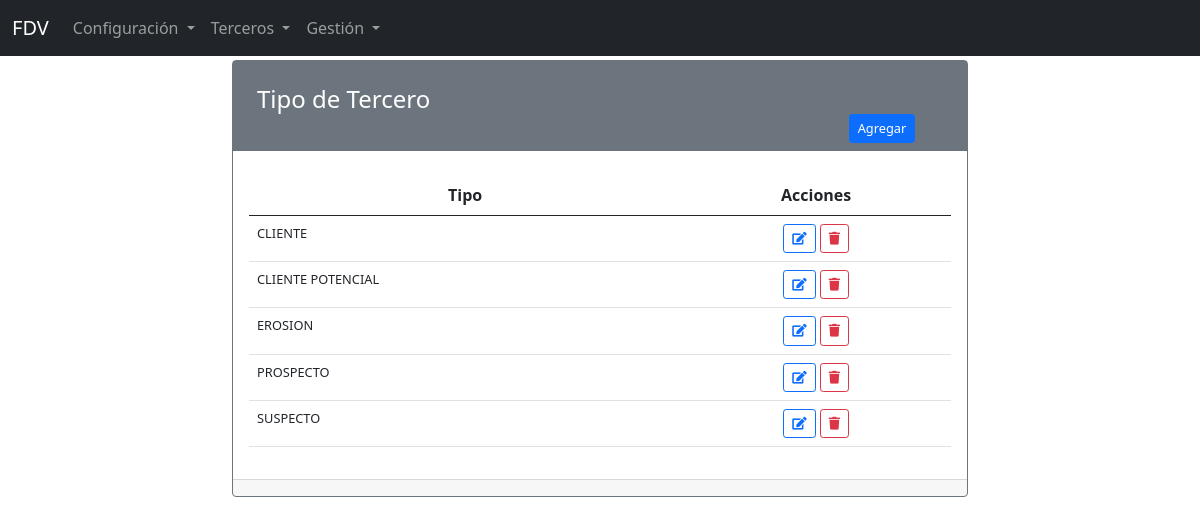
Page /terceros/tipotercero on the committed database.
### apps/terceros/models.py (models this page shows, shortened)
class TipoTercero(models.Model):
    id = models.BigAutoField(primary_key=True)
    descripcion = models.CharField(
        verbose_name="Descripción", max_length=50, null=False, blank=False)
    created_at = models.DateTimeField(auto_now=True)
    updated_at = models.DateTimeField(auto_now_add=True)
    class Meta:
        db_table = "tipoterceros"
        verbose_name = "Tipo de tercero"
        verbose_name_plural = "Tipo de terceros"
        ordering = ["descripcion"]

### apps/terceros/views.py (the view)
# urls.py: path('tipotercero', TipoTerceroIndex.as_view(), name='tipotercero-index'),
class TipoTerceroIndex(ListView):
    template_name = 'terceros/tipotercero/tipotercero_index.html'
    model = TipoTercero
    paginate_by = 7
    context_object_name = 'tipoterceros'

### templates/terceros/tipotercero/tipotercero_index.html (shortened to what this page needs)
{% extends 'layouts/layout.html' %}
{% load static %}
{% block content %}
<div class="container">
    <div class="row">
        <div class="col-12 col-sm-12 col-md-8 offset-md-2">
          <div class="card border-secondary">
            <div class="card-title text-white bg-secondary">
              <h4 class="text-left m-4 mb-0">Tipo de Tercero</h4>
              <div class="container">
              <div class="row">
                <div class="col-2 offset-10 mb-2">
                  <a class="btn btn-primary btn-sm fs-7" href="{% url 'terceros:tipotercero-create' %}">Agregar</a>
                </div>
              </div>
              </div>
          </div>
            <div class="card-body">
              <table class="table">
                  <thead>
                      <tr>
                          <th scope="col" class="text-center">Tipo</th>
                          <th scope="col" class="text-center">Acciones</th>
                      </tr>
                  </thead>
                  <tbody>
                      {% if tipoterceros %}
                          {% for tipotercero in tipoterceros %}
                          <tr>
                              <td class="fs-7">
                                  {{ tipotercero.descripcion }}
                              </td>
                              <td class="text-center">
                                  <a class="btn btn-outline-primary btn-sm fs-7" href="{% url 'terceros:tipotercero-edit' tipotercero.id %}"><i class="fas fa-edit"></i></a>
                                  <a class="btn btn-outline-danger btn-sm confirmation fs-7"  onclick="" href="{% url 'terceros:tipotercero-delete' tipotercero.id %}"><i class="fas fa-trash"></i></a>
                              </td>
                          </tr>
                          {% endfor %}
                      {% endif %}
                  </tbody>
              </table>
            </div>
          <div class="card-footer">
          </div>
        </div>
</div>
{% endblock content %}

### static/css/fa-all.css (style rules this page uses)
.fa, .fas, .far, .fal, .fad, .fab { -moz-osx-font-smoothing: grayscale; -webkit-font-smoothing: antialiased; display: inline-block; font-style: normal; font-variant: normal; text-rendering: auto; line-height: 1; }
.fa-edit:before { content: "\f044"; }
.fa-trash:before { content: "\f1f8"; }

### static/css/app.css (style rules this page uses)
body { padding-top: 60px !important; }
.fs-7 { font-size: 0.8rem; }

### rows in the picture
TipoTercero: descripcion "CLIENTE"
TipoTercero: descripcion "CLIENTE POTENCIAL"
TipoTercero: descripcion "EROSION"
TipoTercero: descripcion "PROSPECTO"
TipoTercero: descripcion "SUSPECTO"
